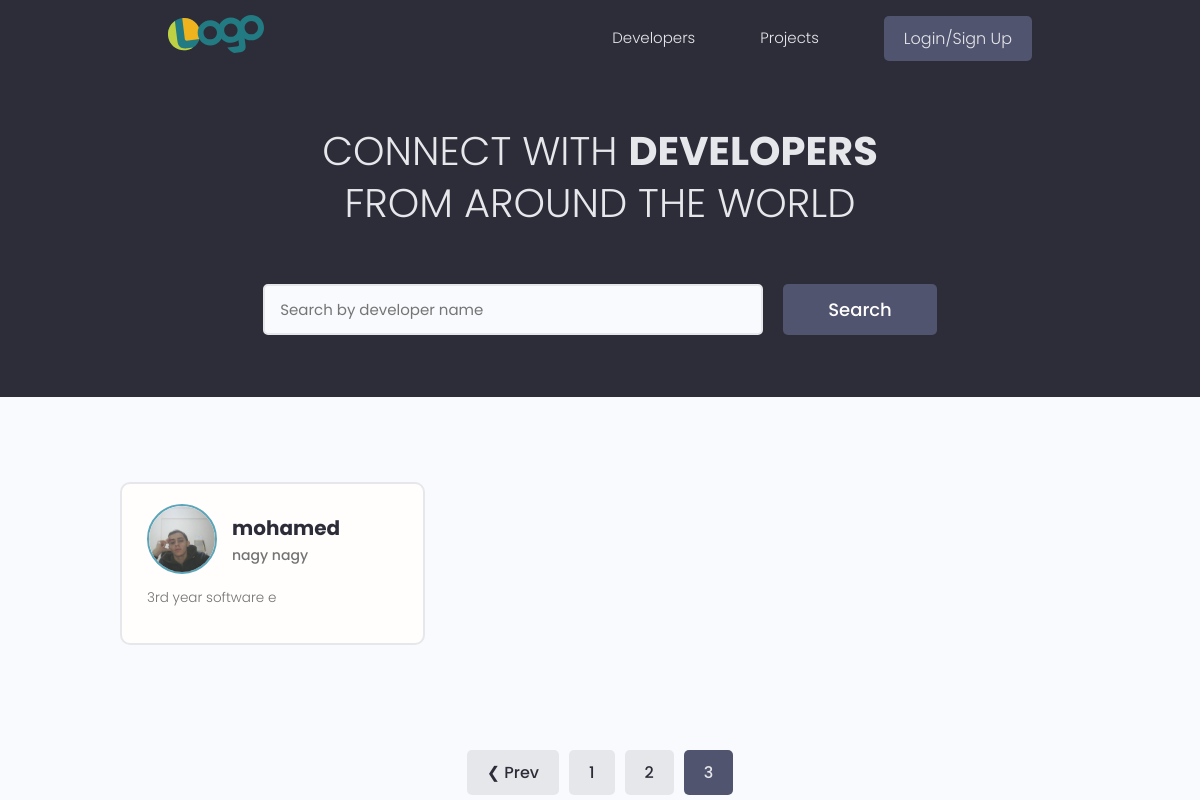
The app's page /?page=3, older data.
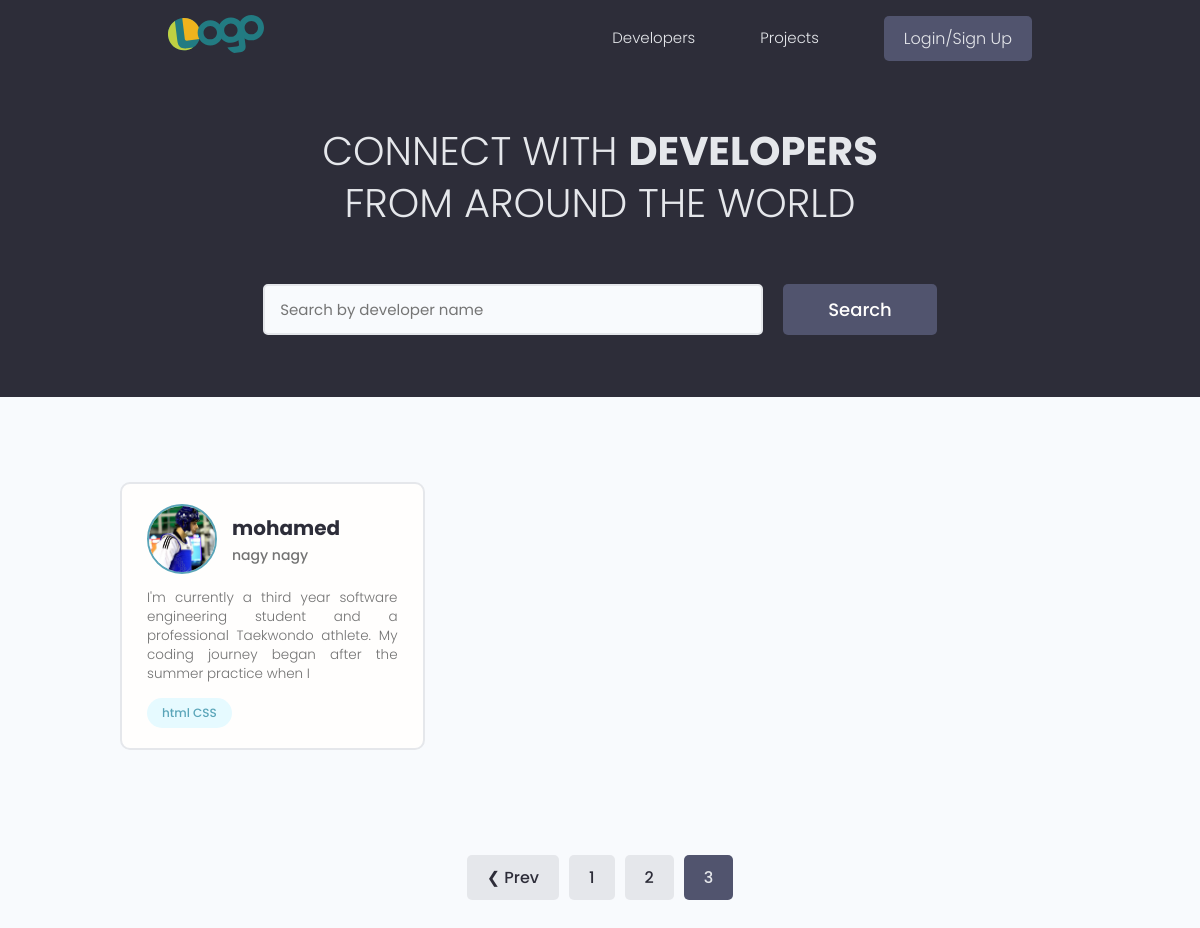
The same page, newer data.
### users/models.py (models this page shows, shortened)
class Profile(models.Model):
    user = models.OneToOneField(
        User, on_delete=models.CASCADE, null=True, blank=True)
    name = models.CharField(max_length=200, blank=True, null=True)
    email = models.EmailField(max_length=500, blank=True, null=True)
    username = models.CharField(max_length=200, blank=True, null=True)
    location = models.CharField(max_length=200, blank=True, null=True)
    short_intro = models.CharField(max_length=200, blank=True, null=True)
    bio = models.TextField(blank=True, null=True)
    profile_image = models.ImageField(
        null=True, blank=True, upload_to='profiles/', default="profiles/user-default.png")
    social_github = models.CharField(max_length=200, blank=True, null=True)
    social_twitter = models.CharField(max_length=200, blank=True, null=True)
    social_linkedin = models.CharField(max_length=200, blank=True, null=True)
    social_youtube = models.CharField(max_length=200, blank=True, null=True)
    social_website = models.CharField(max_length=200, blank=True, null=True)
    created = models.DateTimeField(auto_now_add=True)
    id = models.UUIDField(default=uuid.uuid4, unique=True,
                          primary_key=True, editable=False)
    class Meta:
        ordering = ['created']
    @property
    def imageURL(self):
        try:
            url = self.profile_image.url
        except:
            url = ''
        return url

class Skill(models.Model):
    owner = models.ForeignKey(
        Profile, on_delete=models.CASCADE, null=True, blank=True)
    name = models.CharField(max_length=200, blank=True, null=True)
    description = models.TextField(null=True, blank=True)
    created = models.DateTimeField(auto_now_add=True)
    id = models.UUIDField(default=uuid.uuid4, unique=True,
                          primary_key=True, editable=False)
    def __str__(self):
        return str(self.name)

### users/views.py (the view)
# urls.py: path('', views.profiles, name="profiles"),
def profiles(request):
    profiles, search_query = searchProfiles(request) #move it to the ubn=
    custom_range, profiles = paginateProfiles(request, profiles, 3)
    context = {'profiles': profiles, 'search_query': search_query,
               'custom_range': custom_range}
    return render(request, 'users/profiles.html', context)

### users/utils.py (called while the page is built)
def paginateProfiles(request, profiles, results):
    page = request.GET.get('page')
    paginator = Paginator(profiles, results)
    try:
        profiles = paginator.page(page)
    except PageNotAnInteger:
        page = 1
        profiles = paginator.page(page)
    except EmptyPage:
        page = paginator.num_pages
        profiles = paginator.page(page)
    leftIndex = (int(page) - 4)
    if leftIndex < 1:
        leftIndex = 1
    rightIndex = (int(page) + 5)
    if rightIndex > paginator.num_pages:
        rightIndex = paginator.num_pages + 1
    custom_range = range(leftIndex, rightIndex)
    return custom_range, profiles

def searchProfiles(request):
    search_query = ''
    if request.GET.get('search_query'):
        search_query = request.GET.get('search_query')
    skills = Skill.objects.filter(name__icontains=search_query)
    profiles = Profile.objects.distinct().filter(
        Q(name__icontains=search_query) |
        Q(short_intro__icontains=search_query) |
        Q(skill__in=skills)
    )
    return profiles, search_query

### users/templates/users/profiles.html (shortened to what this page needs)
{% extends 'main.html' %}
{% block content %}
<main class="home">
    <section class="hero-section text-center">
        <div class="container container--narrow">
            <div class="hero-section__box">
                <h2>CONNECT WITH <span>DEVELOPERS</span></h2>
                <h2>FROM AROUND THE WORLD</h2>
            </div>
            <div class="hero-section__search">
                <form id="searchForm" class="form" action="{% url 'profiles' %}" method="get">
                    <div class="form__field">
                        <input class="input input--text" id="formInput#search" type="text" name="search_query"
                            value="{{search_query}}" placeholder="Search by developer name" />
                    </div>
                    <input class="btn btn--sub btn--lg" type="submit" value="Search" />
                </form>
            </div>
        </div>
    </section>
    <section class="devlist">
        <div class="container">
            <div class="grid grid--three">
                {% for profile in profiles %}
                <div class="column card">
                    <div class="dev">
                        <a href="{% url 'user-profile' profile.id %}" class="card__body">
                            <div class="dev__profile">
                                <img class="avatar avatar--md" src="{{ profile.imageURL }}" alt="image" />
                                <div class="dev__meta">
                                    <h3>{{profile.name}}</h3>
                                    <h5>{{profile.short_intro|slice:"60"}}</h5>
                                </div>
                            </div>
                            <p class="dev__info">{{profile.bio|slice:"150"}}</p>
                            <div class="dev__skills">
                                {% for skill in profile.skill_set.all|slice:"5" %}
                                <span class="tag tag--pill tag--main">
                                    <small>{{skill}}</small>
                                </span>
                                {% endfor %}
                            </div>
                        </a>
                    </div>
                </div>
                {% endfor %}
            </div>
        </div>
    </section>
    {% include 'pagination.html' with queryset=profiles custom_range=custom_range %}
</main>
{% endblock content %}

Row changes from the older to the newer data that the page shows:
changed Profile "mohamed": imageURL: a different picture; bio "3rd year software e" → "I'm currently a third year software engineering student and a professional Taekwondo athlete. My coding journey began after the summer practice when I"
added Skill: name "html CSS"
